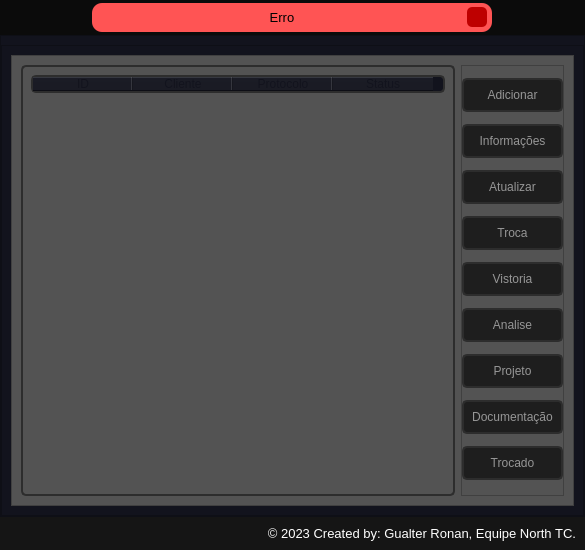
<?xml version="1.0" encoding="UTF-8"?>
<ui version="4.0">
 <class>MainWindow</class>
 <widget class="QMainWindow" name="MainWindow">
  <property name="geometry">
   <rect>
    <x>0</x>
    <y>0</y>
    <width>585</width>
    <height>550</height>
   </rect>
  </property>
  <property name="minimumSize">
   <size>
    <width>585</width>
    <height>550</height>
   </size>
  </property>
  <property name="windowTitle">
   <string>Home</string>
  </property>
  <widget class="QWidget" name="centralwidget">
   <property name="minimumSize">
    <size>
     <width>0</width>
     <height>0</height>
    </size>
   </property>
   <layout class="QVBoxLayout" name="verticalLayout">
    <property name="spacing">
     <number>0</number>
    </property>
    <property name="leftMargin">
     <number>0</number>
    </property>
    <property name="topMargin">
     <number>0</number>
    </property>
    <property name="rightMargin">
     <number>0</number>
    </property>
    <property name="bottomMargin">
     <number>0</number>
    </property>
    <item>
     <widget class="QFrame" name="top_bar">
      <property name="minimumSize">
       <size>
        <width>0</width>
        <height>35</height>
       </size>
      </property>
      <property name="maximumSize">
       <size>
        <width>16777215</width>
        <height>16777215</height>
       </size>
      </property>
      <property name="styleSheet">
       <string notr="true">background-color: rgb(11, 11, 11);</string>
      </property>
      <property name="frameShape">
       <enum>QFrame::NoFrame</enum>
      </property>
      <property name="frameShadow">
       <enum>QFrame::Raised</enum>
      </property>
      <layout class="QHBoxLayout" name="horizontalLayout_2">
       <property name="spacing">
        <number>0</number>
       </property>
       <property name="leftMargin">
        <number>0</number>
       </property>
       <property name="topMargin">
        <number>3</number>
       </property>
       <property name="rightMargin">
        <number>0</number>
       </property>
       <property name="bottomMargin">
        <number>3</number>
       </property>
       <item>
        <widget class="QFrame" name="frame_erro">
         <property name="maximumSize">
          <size>
           <width>400</width>
           <height>16777215</height>
          </size>
         </property>
         <property name="styleSheet">
          <string notr="true">background-color: rgb(255, 84, 84);
border-radius: 10px;</string>
         </property>
         <property name="frameShape">
          <enum>QFrame::NoFrame</enum>
         </property>
         <property name="frameShadow">
          <enum>QFrame::Raised</enum>
         </property>
         <layout class="QHBoxLayout" name="horizontalLayout_3">
          <property name="spacing">
           <number>0</number>
          </property>
          <property name="leftMargin">
           <number>5</number>
          </property>
          <property name="topMargin">
           <number>0</number>
          </property>
          <property name="rightMargin">
           <number>5</number>
          </property>
          <property name="bottomMargin">
           <number>0</number>
          </property>
          <item>
           <widget class="QLabel" name="label_erro">
            <property name="font">
             <font>
              <family>Segoe UI</family>
              <pointsize>10</pointsize>
             </font>
            </property>
            <property name="text">
             <string>Erro</string>
            </property>
            <property name="alignment">
             <set>Qt::AlignCenter</set>
            </property>
           </widget>
          </item>
          <item>
           <widget class="QPushButton" name="bt_cl_popup">
            <property name="maximumSize">
             <size>
              <width>20</width>
              <height>20</height>
             </size>
            </property>
            <property name="cursor">
             <cursorShape>PointingHandCursor</cursorShape>
            </property>
            <property name="styleSheet">
             <string notr="true">QPushButton {
	border-radius: 5px;
	background-image: url(:/close_img/imagens/cil-x.png);
	background-position: center;
	background-color: rgb(190, 0, 0);
}
QPushButton:hover{
	color: rgb(255, 255, 255);
	background-color: rgb(165, 0, 0);
}
QPushButton:pressed {
	color: rgb(255, 255, 255);
	background-color: rgb(190, 0, 0);
}</string>
            </property>
            <property name="text">
             <string/>
            </property>
           </widget>
          </item>
         </layout>
        </widget>
       </item>
      </layout>
     </widget>
    </item>
    <item>
     <widget class="QFrame" name="frame_home">
      <property name="styleSheet">
       <string notr="true">background-color: rgb(18, 19, 29);</string>
      </property>
      <property name="frameShape">
       <enum>QFrame::StyledPanel</enum>
      </property>
      <property name="frameShadow">
       <enum>QFrame::Raised</enum>
      </property>
      <layout class="QVBoxLayout" name="verticalLayout_3">
       <property name="leftMargin">
        <number>0</number>
       </property>
       <property name="rightMargin">
        <number>0</number>
       </property>
       <property name="bottomMargin">
        <number>0</number>
       </property>
       <item>
        <widget class="QFrame" name="frame_2">
         <property name="minimumSize">
          <size>
           <width>0</width>
           <height>88</height>
          </size>
         </property>
         <property name="frameShape">
          <enum>QFrame::StyledPanel</enum>
         </property>
         <property name="frameShadow">
          <enum>QFrame::Raised</enum>
         </property>
         <layout class="QHBoxLayout" name="horizontalLayout_4">
          <item>
           <widget class="QFrame" name="frame">
            <property name="minimumSize">
             <size>
              <width>0</width>
              <height>66</height>
             </size>
            </property>
            <property name="styleSheet">
             <string notr="true">background-color: rgb(83, 83, 83);</string>
            </property>
            <property name="frameShape">
             <enum>QFrame::StyledPanel</enum>
            </property>
            <property name="frameShadow">
             <enum>QFrame::Raised</enum>
            </property>
            <layout class="QGridLayout" name="gridLayout">
             <item row="0" column="1">
              <widget class="QFrame" name="frame_bt_filtros">
               <property name="styleSheet">
                <string notr="true">QPushButton {
	border: 2px solid rgb(45, 45, 45);
	border-radius: 5px;
	background-color: rgb(30, 30, 30);
	color: rgb(150, 150, 150);
	padding: 8px;
}
QPushButton:hover {	
	border: 2px solid rgb(200, 200, 200);
	color: rgb(200, 200, 200);
}
QPushButton:pressed {
	border: 2px solid rgb(254, 14, 15);
	color: rgb(200, 200, 200);
}</string>
               </property>
               <property name="frameShape">
                <enum>QFrame::StyledPanel</enum>
               </property>
               <property name="frameShadow">
                <enum>QFrame::Raised</enum>
               </property>
               <layout class="QVBoxLayout" name="verticalLayout_6">
                <property name="spacing">
                 <number>0</number>
                </property>
                <property name="leftMargin">
                 <number>0</number>
                </property>
                <property name="topMargin">
                 <number>0</number>
                </property>
                <property name="rightMargin">
                 <number>0</number>
                </property>
                <property name="bottomMargin">
                 <number>0</number>
                </property>
                <item>
                 <widget class="QPushButton" name="bt_add">
                  <property name="text">
                   <string>Adicionar</string>
                  </property>
                 </widget>
                </item>
                <item>
                 <widget class="QPushButton" name="bt_info">
                  <property name="text">
                   <string>Informações</string>
                  </property>
                 </widget>
                </item>
                <item>
                 <widget class="QPushButton" name="bt_att">
                  <property name="text">
                   <string>Atualizar</string>
                  </property>
                 </widget>
                </item>
                <item>
                 <widget class="QPushButton" name="bt_ftro">
                  <property name="text">
                   <string>Troca</string>
                  </property>
                 </widget>
                </item>
                <item>
                 <widget class="QPushButton" name="bt_fvist">
                  <property name="text">
                   <string>Vistoria</string>
                  </property>
                 </widget>
                </item>
                <item>
                 <widget class="QPushButton" name="bt_fana">
                  <property name="text">
                   <string>Analise</string>
                  </property>
                 </widget>
                </item>
                <item>
                 <widget class="QPushButton" name="bt_fproj">
                  <property name="text">
                   <string>Projeto</string>
                  </property>
                 </widget>
                </item>
                <item>
                 <widget class="QPushButton" name="bt_fdoc">
                  <property name="text">
                   <string>Documentação</string>
                  </property>
                 </widget>
                </item>
                <item>
                 <widget class="QPushButton" name="bt_ftro_2">
                  <property name="text">
                   <string>Trocado</string>
                  </property>
                 </widget>
                </item>
               </layout>
              </widget>
             </item>
             <item row="0" column="0">
              <widget class="QTableWidget" name="table">
               <property name="minimumSize">
                <size>
                 <width>0</width>
                 <height>0</height>
                </size>
               </property>
               <property name="font">
                <font>
                 <pointsize>12</pointsize>
                </font>
               </property>
               <property name="styleSheet">
                <string notr="true">QTableWidget {
	border: 2px solid rgb(45, 45, 45);
	border-radius: 5px;
	background-color: rgb(83, 83, 83);
	color: rgb(150, 150, 150);
	padding: 8px;
}
QTableWidget::item:selected {
	background-color: rgb(150, 150, 150);
	color: rgb(222, 222, 222);
}
QHeaderView {
	border: 2px solid rgb(45, 45, 45);
	border-radius: 5px;
	background-color: rgb(18, 19, 29);
	color: rgb(18, 19, 29);
}</string>
               </property>
               <column>
                <property name="text">
                 <string>ID</string>
                </property>
               </column>
               <column>
                <property name="text">
                 <string>Cliente</string>
                </property>
               </column>
               <column>
                <property name="text">
                 <string>Protocolo</string>
                </property>
               </column>
               <column>
                <property name="text">
                 <string>Status</string>
                </property>
               </column>
              </widget>
             </item>
            </layout>
           </widget>
          </item>
         </layout>
        </widget>
       </item>
      </layout>
     </widget>
    </item>
    <item>
     <widget class="QFrame" name="bottom">
      <property name="maximumSize">
       <size>
        <width>16777215</width>
        <height>35</height>
       </size>
      </property>
      <property name="styleSheet">
       <string notr="true">background-color: rgb(21, 21, 21);</string>
      </property>
      <property name="frameShape">
       <enum>QFrame::NoFrame</enum>
      </property>
      <property name="frameShadow">
       <enum>QFrame::Raised</enum>
      </property>
      <layout class="QVBoxLayout" name="verticalLayout_2">
       <item>
        <widget class="QLabel" name="label_credits">
         <property name="font">
          <font>
           <pointsize>10</pointsize>
          </font>
         </property>
         <property name="styleSheet">
          <string notr="true">color: rgb(255, 255, 255);</string>
         </property>
         <property name="text">
          <string>© 2023 Created by: Gualter Ronan, Equipe North TC.</string>
         </property>
         <property name="alignment">
          <set>Qt::AlignRight|Qt::AlignTrailing|Qt::AlignVCenter</set>
         </property>
        </widget>
       </item>
      </layout>
     </widget>
    </item>
   </layout>
  </widget>
 </widget>
 <resources>
  <include location="file_rcs.qrc"/>
 </resources>
 <connections/>
</ui>
